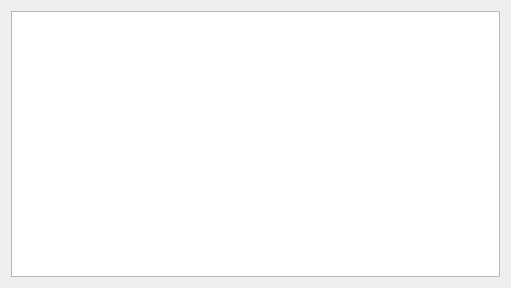
<?xml version="1.0" encoding="UTF-8"?>
<ui version="4.0">
 <class>Widget</class>
 <widget class="QWidget" name="Widget">
  <property name="geometry">
   <rect>
    <x>0</x>
    <y>0</y>
    <width>511</width>
    <height>288</height>
   </rect>
  </property>
  <property name="windowTitle">
   <string>Widget</string>
  </property>
  <layout class="QVBoxLayout" name="verticalLayout">
   <item>
    <widget class="QTreeView" name="treeView"/>
   </item>
  </layout>
 </widget>
 <resources/>
 <connections/>
</ui>
